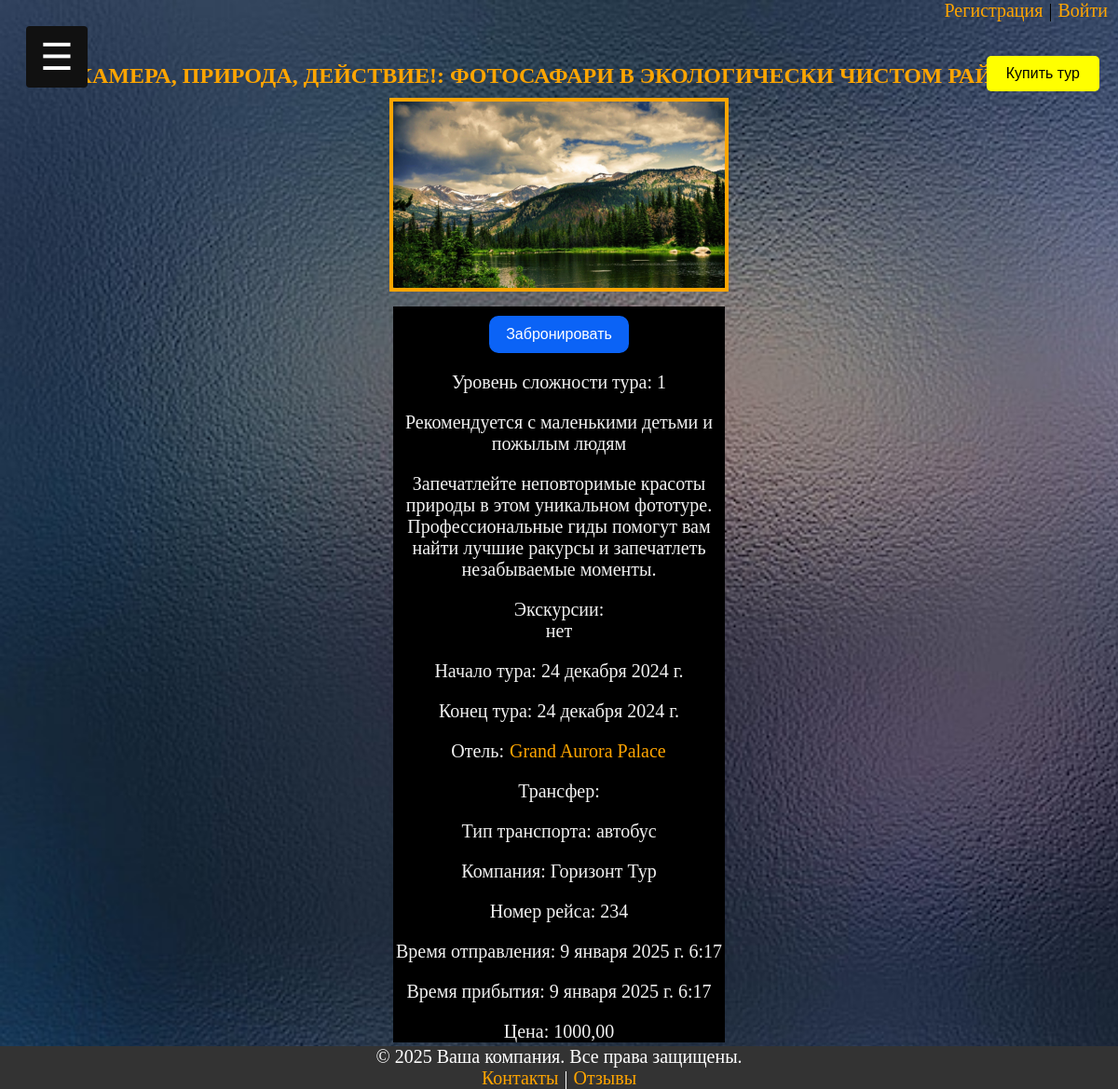
The app's page /tours/1/, older data.
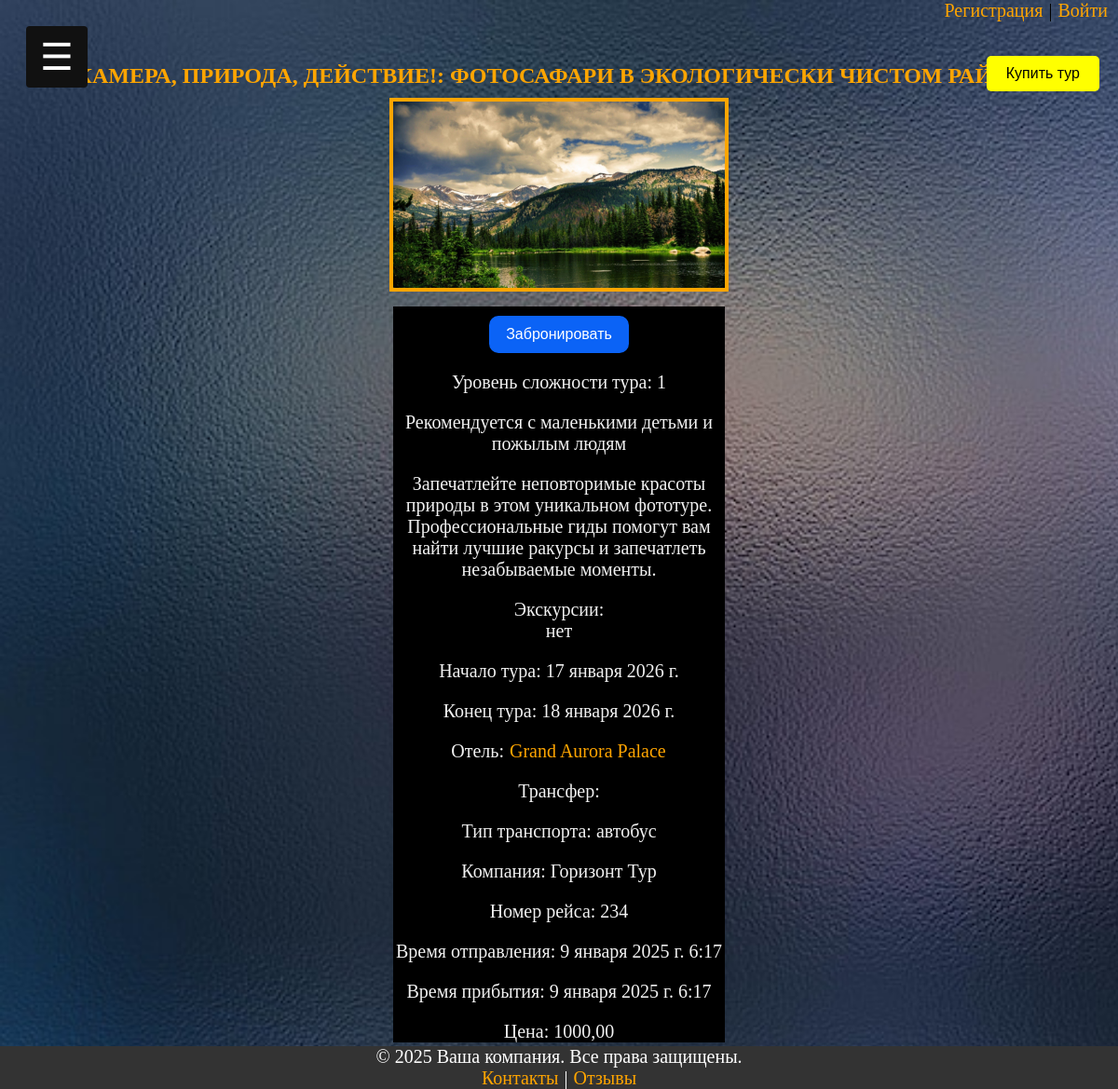
The same page, newer data.
### turfirmaapp/models.py (models this page shows, shortened)
class Tours(models.Model):
    tour_name = models.CharField(max_length=100, verbose_name="Название тура")
    level = models.IntegerField(verbose_name="Уровень сложности", null=True)
    description = models.TextField(null=True, blank=True, verbose_name="Описание")
    start_date = models.DateField(verbose_name="Дата начала")
    end_date = models.DateField(verbose_name="Дата окончания")
    price = models.DecimalField(max_digits=10, decimal_places=2, verbose_name="Цена")
    photo_tour = models.ImageField(upload_to="photo_tour/", verbose_name="Фотография", null=True)
    excursions = models.ManyToManyField(Excursions, verbose_name="Название экскурсии", blank=True)
    transport = models.ForeignKey(Transport, on_delete=models.CASCADE, verbose_name="ID транспорта")
    hotel = models.ForeignKey(Hotels, on_delete=models.CASCADE, verbose_name="название отеля")
    number_of_views = models.IntegerField(verbose_name="Количество просмотров", null=True, default=0)
    class Meta:
        verbose_name = 'тур'
        verbose_name_plural = "Туры"

class Hotels(models.Model):
    hotel_name = models.CharField(max_length=100, verbose_name="Название отеля")
    address = models.CharField(max_length=255, null=True, blank=True, verbose_name="Адрес")
    rating = models.IntegerField(null=True, blank=True, verbose_name="Рейтинг")
    contact_number = models.CharField(max_length=20, null=True, blank=True, verbose_name="Контактный телефон")
    photo_hotel = models.ImageField(upload_to="photo_hotel/", verbose_name="Фотография", null=True)
    def get_absolute_url(self):
        return reverse('hotel', kwargs={'hotel_id': self.pk})
    class Meta:
        verbose_name = 'отель'
        verbose_name_plural = "Отели"

class Transport(models.Model):
    transport_type = models.CharField(max_length=50, verbose_name="Тип транспорта")
    company_name = models.CharField(max_length=100, null=True, blank=True, verbose_name="Название компании")
    flight_number = models.CharField(max_length=50, null=True, blank=True, verbose_name="Номер рейса")
    departure_time = models.DateTimeField(null=True, blank=True, verbose_name="Время отправления")
    arrival_time = models.DateTimeField(null=True, blank=True, verbose_name="Время прибытия")
    class Meta:
        verbose_name = 'транспорт'
        verbose_name_plural = "Транспорт"

### turfirmaapp/views.py (the view)
# urls.py: path('tours/<int:tour_id>/', show_tour, name='tour'),
def show_tour(request, tour_id):
    try:
        my_data = request.session.get('customer', None)
        data_tour = Tours.objects.get(id=tour_id)
        data_excursion = Tours.objects.get(id=tour_id).excursions.all()
        data_transport = Transport.objects.get(id=data_tour.transport_id)
        data_hotel = Hotels.objects.get(id=data_tour.hotel_id)
        request.session['tour_id'] = tour_id
        quantity = Tours.objects.get(id=tour_id).number_of_views
        Tours.objects.filter(id=tour_id).update(number_of_views=quantity + 1)
        return render(request, "show_tour.html",
                      {"data_tour": data_tour, "data_excursion": data_excursion, "data_transport": data_transport,
                       "data_hotel": data_hotel, 'customer': my_data})
    except Exception as e:
        print(e)
        return render(request, '404.html')

### turfirmaapp/templates/show_tour.html (shortened to what this page needs)
{% extends 'base.html' %}
{% if data_tour %}
{% block content %}
{% load static %}
    <h2 class="title_tour">{{ data_tour.tour_name }}</h2>
    <p><img class="photo_tour" src="{{data_tour.photo_tour.url}}"></p>
<div class="show_tour">
    <button class="button_booking" type="button"><a class="links_btn" href="{% url 'booking' %}">Забронировать</a></button>
    <p>Уровень сложности тура: {{ data_tour.level }}</p>
    {% if data_tour.level == 1 %}<p>Рекомендуется с маленькими детьми и пожылым людям</p>{% endif %}
    <p>{{ data_tour.description }}</p>
    <p>Экскурсии: <br>
        {% if data_excursion %}
     {% for item in data_excursion %} <a class="links"  href="{{ item.get_absolute_url }}">{{ item.excursion_name }} </a><br>{% endfor %}{% else %}нет{% endif %}</p>
    <p>Начало тура: {{ data_tour.start_date }}</p>
    <p>Конец тура: {{ data_tour.end_date }}</p>
    <p>Отель: <a class="links"  href="{{ data_hotel.get_absolute_url }}">{{ data_hotel.hotel_name }}</a></p>
    <p>Трансфер:
            <p>Тип транспорта: {{data_transport.transport_type}}</p>
            <p>Компания: {{data_transport.company_name}}</p>
            <p>Номер рейса: {{data_transport.flight_number}}</p>
            <p>Время отправления: {{data_transport.departure_time}}</p>
            <p>Время прибытия: {{data_transport.arrival_time}}</p>
    </p>
    <p>Цена: {{ data_tour.price }}</p>
</div>
{% endblock %}
{% else %}
    <h2>Нет такого тура</h2>
{% endif %}

### turfirmaapp/templates/base.html (shortened to what this page needs)
<!DOCTYPE html>
{% load static %}
<html lang="en">
<head>
    <link rel="stylesheet" href="{% static 'css/styles.css' %}" />
</head>
<body background="{% static 'images/main_bg.jpg' %}">
    <header class="header">
      <nav>
        {% if customer %}
         <strong style="color: lime;">  {{customer}} </strong>| <a class="links" href="#" onClick="redirect()">Выйти</a>
          {% else %}
          <a class="links" href="{% url 'register' %}">Регистрация</a> | <a class="links" href="{% url 'login' %}">Войти</a>
        {% endif %}
      </nav>
      <button class="buy_tour"><a class="links_btn_buy" href="{% url 'tours' %}">Купить тур</a></button>
    </header>
      <div id="main">
        <button class="openbtn" onclick="openNav()">&#9776; </button>
      </div>
      <footer>
        © 2025 Ваша компания. Все права защищены.
        <nav>
            <a class="links" href="{% url 'contact' %}">Контакты</a> | <a class="links" href="{% url 'reviews' %}">Отзывы</a>
        </nav>
      </footer>
      {% block content %}
      {% endblock %}
</body>
</html>

### turfirmaapp/static/css/styles.css (style rules this page uses)
body { background-size: cover; background-attachment: fixed; overflow-x: hidden; }
h2 { position: relative; left: 49%; margin-inline-start: 0px; margin-inline-end: 0px; font-weight: bold; unicode-bidi: isolate; text-transform: uppercase; }
.header { position: fixed; top: 0; right: 10px; font-size: 20px; }
footer { position: fixed; background: #333; color: #fff; text-align: center; font-size: 20px; left: 0; right: 0; bottom: 0px; z-index: 10; }
.openbtn { position: fixed; font-size: 40px; cursor: pointer; background-color: #111; color: white; padding: 10px 15px; border: none; }
#main { transition: margin-left .5s; padding: 20px; }
.photo_tour { display: block; margin: 0 auto; margin-top: -30px; width: 30%; height: 30%; border: 4px solid orange; }
.links { color: orange; outline: none; text-decoration: none; padding: 2px 1px 0; }
.show_tour { display: block; margin: 0 auto; margin-top: 10px; margin-bottom: 50px; background-color: black; color: #f1f1f1; text-align: center; font-size: 20px; width: 30%; }
.title_tour { position: static; text-align: center; color: orange; padding-bottom: 20px; }
.button_booking { border-radius: 10px; text-decoration: none; background: #0B63F6; height: 40px; width: 150px; font-size: 16px; margin-top: 10px; }
.links_btn { color: white; outline: none; text-decoration: none; padding: 2px 1px 0; }
button { padding: 10px; background-color: #5cb85c; color: white; border: none; border-radius: 4px; cursor: pointer; font-size: 16px; margin: auto; }
.buy_tour { position: fixed; background-color: yellow; right: 20px; top: 60px; animation: blink 1.5s infinite; border: none; cursor: pointer; padding: 10px 20px; font-size: 16px; border-radius: 5px; color: white; z-index: 1000; }
.links_btn_buy { color: black; outline: none; text-decoration: none; padding: 2px 1px 0; }

Row changes from the older to the newer data that the page shows:
changed Tours "КАМЕРА, ПРИРОДА, ДЕЙСТВИЕ!: ФОТОСАФАРИ В ЭКОЛОГИЧЕСКИ ЧИСТОМ РАЙОНЕ": start_date "24 декабря 2024 г." → "17 января 2026 г."; end_date "24 декабря 2024 г." → "18 января 2026 г."
